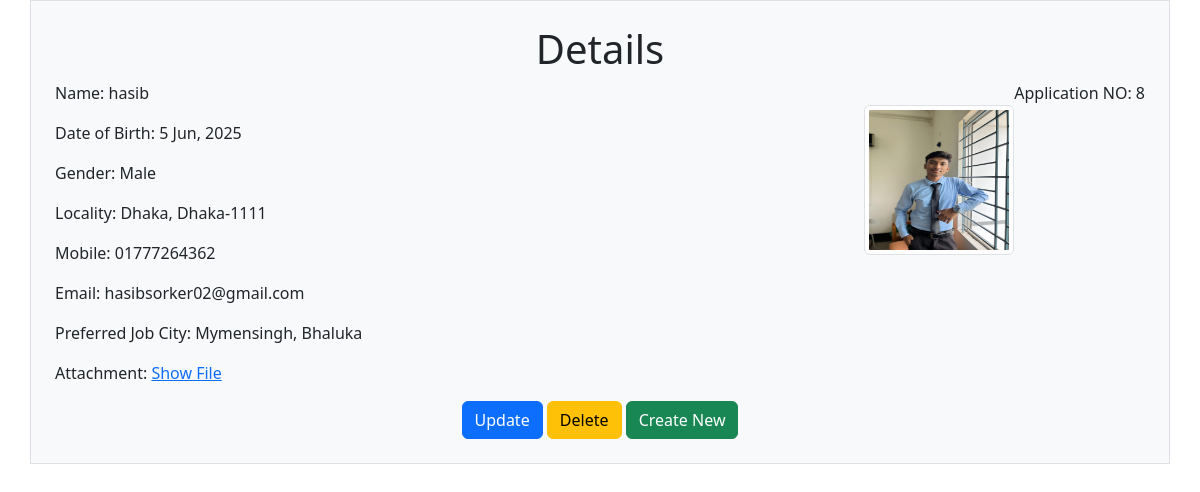
/info/8/, run on the app's committed database.
### create_form/models.py (models this page shows, shortened)
class Profile_Model(models.Model):
    name = models.CharField(max_length=60)
    dob = models.DateField()
    gender = models.CharField(max_length=10,
    choices=Gender_Choices)
    city = models.CharField(max_length=60,choices=STATE_CHOICES)
    area_code = models.PositiveIntegerField(help_text="Enter 4 digit area code",
    validators=[validate_area_code])
    state = models.CharField(max_length=20)
    mobile = models.CharField(max_length=11, help_text="Enter 11 digit mobile number",
    validators=[
        RegexValidator(
            regex=r'^\d{11}$',
            message='Mobile number must be 11 digits long.',
            code='invalid_mobile'
        )
    ])
    email = models.EmailField()
    password = models.CharField(max_length=20, help_text="Enter a strong password")
    confirm_password = models.CharField(max_length=20, help_text="Re-enter the password for confirmation")
    job_city = models.ManyToManyField(
        JobCity,
        help_text="Select job cities "
    )
    profile_image = models.ImageField(upload_to='pics', blank=True)
    my_file = models.FileField(upload_to='attachments', blank=True)

class JobCity(models.Model):
    name = models.CharField(max_length=50, unique=True)

### create_form/views.py (the view)
# urls.py: path('info/<int:id>/', views.info,name='info'),
def info(request, id):
    info = Profile_Model.objects.get(pk=id)
    return render(request, 'form/info.html', {'info': info})

### create_form/templates/form/info.html (shortened to what this page needs)
<!DOCTYPE html>
{% load static %}
<html lang="en">
<head>
    <link rel="stylesheet" href="{% static "form/css/bootstrap.min.css" %}">
</head>
<body>
    <div class="container p-4 border bg-light">
        <h1 class="text-center">Details</h1>
        <p class="float-end">Application NO: {{ info.id }}</p>
        {% if info.profile_image %}
            <img src="{{ info.profile_image.url }}" alt="Profile Image" class="img-fluid img-thumbnail float-end mt-4" style="width: 150px; height: 150px;">
        {% endif %}
        <p>Name: {{ info.name }}</p>
        <p>Date of Birth: {{ info.dob | date:"j M, Y" }}</p>
        <p>Gender: {{ info.gender }}</p>
        <p>Locality: {{ info.city }}, {{ info.state }}-{{ info.area_code }}</p>
        <p>Mobile: {{ info.mobile }}</p>
        <p>Email: {{ info.email }}</p>
        <p>Preferred Job City:
            {% for city in info.job_city.all %}
                {{ city.name }}{% if not forloop.last %}, {% endif %}
            {% empty %}
                No cities selected
            {% endfor %}
        </p>
        {% if info.my_file %}
            <p>Attachment: <a href="{{ info.my_file.url }}">Show File</a></p>
        {% endif %}
        <div class="text-center">
            <a href="{% url "update" info.id %}" class="btn btn-primary">Update</a>
            <a href="{% url "delete" info.id %}" class="btn btn-warning">Delete</a>
            <a href="{% url "home" %}" class="btn btn-success">Create New</a>
        </div>
    </div>
</body>
</html>

### data on the page
Profile_Model: id "8", profile_image (picture), name "hasib", dob "5 Jun, 2025", gender "Male", city "Dhaka", state "Dhaka", area_code "1111", mobile "01777264362", email "hasibsorker02@gmail.com"
JobCity: name "Mymensingh"
JobCity: name "Bhaluka"
